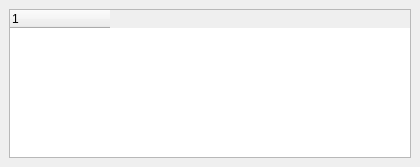
<?xml version="1.0" encoding="UTF-8"?>
<ui version="4.0">
 <class>WeaponBrowserTreeDockWidget</class>
 <widget class="QDockWidget" name="WeaponBrowserTreeDockWidget">
  <property name="geometry">
   <rect>
    <x>0</x>
    <y>0</y>
    <width>420</width>
    <height>167</height>
   </rect>
  </property>
  <property name="minimumSize">
   <size>
    <width>360</width>
    <height>117</height>
   </size>
  </property>
  <property name="allowedAreas">
   <set>Qt::LeftDockWidgetArea|Qt::RightDockWidgetArea</set>
  </property>
  <property name="windowTitle">
   <string>武器浏览器</string>
  </property>
  <widget class="QWidget" name="dockWidgetContents">
   <layout class="QVBoxLayout" name="verticalLayout">
    <item>
     <widget class="QTreeWidget" name="mTreeWidget">
      <property name="indentation">
       <number>20</number>
      </property>
      <attribute name="headerStretchLastSection">
       <bool>false</bool>
      </attribute>
      <column>
       <property name="text">
        <string notr="true"/>
       </property>
      </column>
     </widget>
    </item>
   </layout>
  </widget>
 </widget>
 <resources/>
 <connections/>
</ui>
